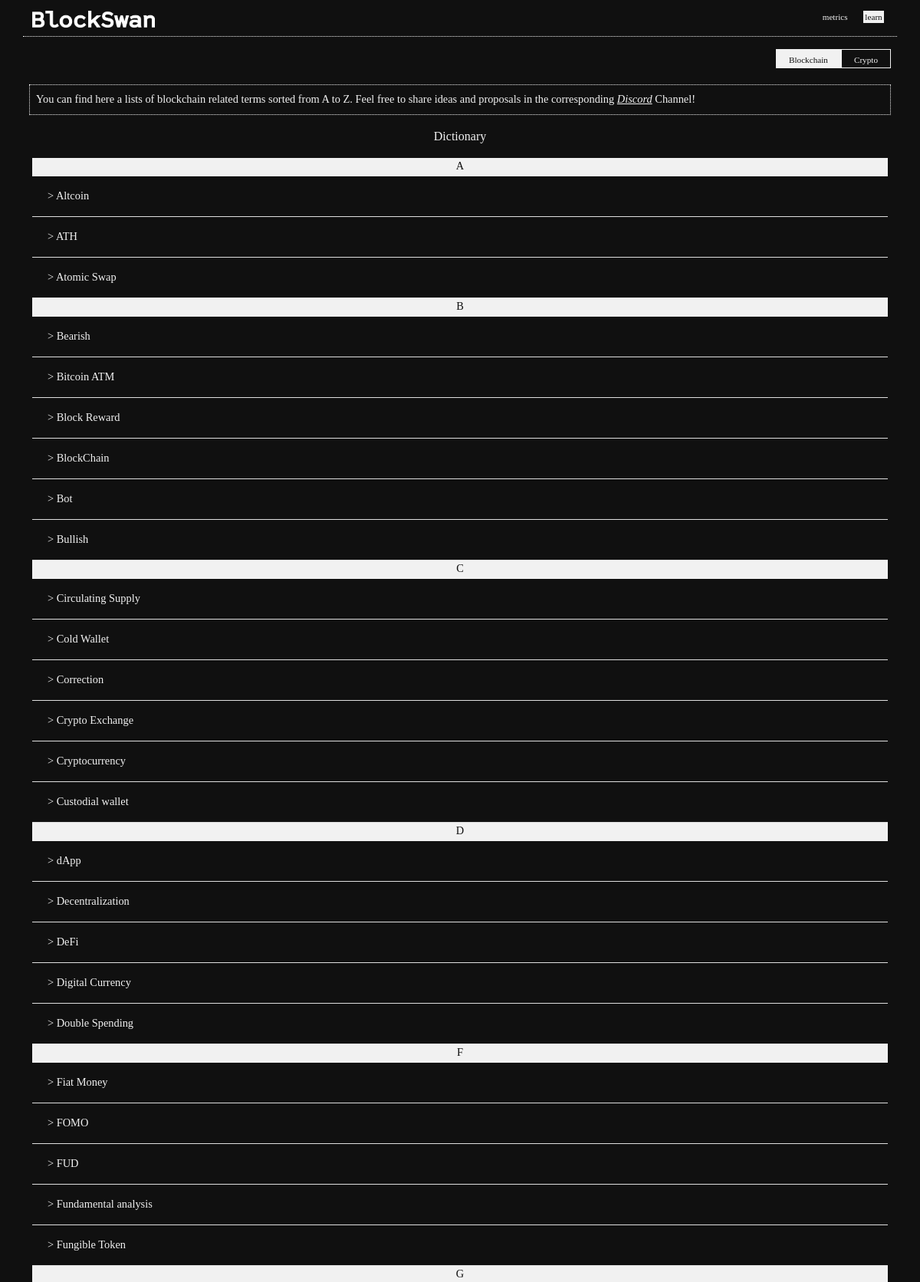
The page /learn.php (upper part) on the database its author committed.
### tables this page shows
CREATE TABLE `term` (
  `id_term` int(11) NOT NULL,
  `name` varchar(20) DEFAULT NULL,
  `description` text
);

### learn.php (the view, shortened to what this page needs)
<?php
include ("php/dbconnect.php");
?>
<!DOCTYPE html>
<html lang="en">
<head>
    <link rel="stylesheet" href="https://cdn.jsdelivr.net/npm/bootstrap-icons@1.3.0/font/bootstrap-icons.css">
    <link href="https://cdn.jsdelivr.net/npm/bootstrap@5.0.2/dist/css/bootstrap.min.css" rel="stylesheet">
    <link rel="stylesheet" href="CSS/style.css">
    <link rel="stylesheet" href="CSS/fonts.css">
    <link rel="stylesheet" href="CSS/media.css">
    <link rel="stylesheet" href="CSS/metrics/style.css">
    <link rel="stylesheet" href="CSS/learn.css">
    <link rel="stylesheet" href="//cdnjs.cloudflare.com/ajax/libs/morris.js/0.5.1/morris.css">
</head>
<body>
<?php include('php/header.php')  ?>
<div class="container">
    <div class="row text-center">
        <ul class="nav nav-tabs d-flex justify-content-end p-2" id="myTab" role="tablist">
            <li class="nav-item text-center" role="presentation">
                <button class="nav-link active" id="blockchain-tab" data-bs-toggle="tab" data-bs-target="#blockchain" type="button" role="tab" aria-controls="blockchain" aria-selected="true">Blockchain</button>
            </li>
            <li class="nav-item" role="presentation">
                <button class="nav-link" id="crypto-tab" data-bs-toggle="tab" data-bs-target="#crypto" type="button" role="tab" aria-controls="crypto" aria-selected="false">Crypto</button>
            </li>
        </ul>
    </div>
</div>
<div class="container" id="tabZone">
    <div class="row">
        <div class="tab-content" id="myTabContent">
            <div class="tab-pane fade show active" id="blockchain" role="tabpanel" aria-labelledby="blockchain-tab"><p>
            <div class="row p-2">
                        <div class="intro p-2">
                        You can find here a lists of blockchain related terms sorted from A to Z. Feel free to share ideas and proposals in the corresponding <a href="https://discord.gg/ffrzhYEn57"><i style="text-decoration:underline;">Discord</i></a> Channel!
                        </div>
                </div>
                <div class="row mb-4">
                    <div class="accordion accordion-flush" id="accordionExample">
                        <p class ='text-center pt-2' style='font-size:2vh;'> Dictionary</p>
                    <?php $requete = $db->query("SELECT * FROM term ORDER BY name ASC");
                    $letter='Z';
                     while($resultat = $requete->fetch())
                        {
                     ?>
                        <?php
                        if(strtoupper($resultat["name"][0])!=$letter){
                            $letter=strtoupper($resultat["name"][0]);
                            ?>
                            <div class="letterTitle text-center" id="<?php echo $resultat["name"][0]; ?>">  <?php echo strtoupper($resultat["name"][0]); ?> </div>
                        <?php  }   ?>
                        <div class="accordion-item">
                            <h2 class="accordion-header" id="heading<?php echo str_replace(' ', '',$resultat['name']); ?>">
                                <button class="accordion-button" type="button" data-bs-toggle="collapse" data-bs-target="#collapse<?php echo str_replace(' ', '',$resultat['name']); ?>" aria-expanded="false" aria-controls="collapse<?php echo str_replace(' ', '',$resultat['name']);?>">
                                > <?php echo $resultat['name']; ?>
                                </button>
                            </h2>
                        </div>
                    <?php } ?>
                </div>
            </div>
        </div>
    </div>
    </div>
</div>
</body>
</html>

### CSS/style.css (style rules this page uses)
:root { --primary-color: #101010; --secondary-color: rgb(241, 241, 241); }
body { overflow: hidden; background-color: var(--primary-color); }
li { list-style: none; border-bottom: 1px solid rgba(158, 158, 158, 0.075); padding-bottom: 2vh; }

### CSS/media.css (style rules this page uses)
@media (min-width:768px) { body { background-color: var(--primary-color);; } }

### CSS/metrics/style.css (style rules this page uses)
@media (min-width:768px) { p,th,td { font-size: 2vh; } }
body { overflow:auto; }

### CSS/learn.css (style rules this page uses)
@media (min-width:768px) { .intro { font-size: 1.8vh; } }
@media (min-width:768px) { .accordion, .accordion-button { font-size: 1.8vh; } }
body { overflow: auto; }
.nav { height:5vh; }
.nav-item { font-family: "Best Choice Demo"; font-size: 1.4vh; justify-content: space-between; }
.nav-link { width: 100%; color: var(--secondary-color); padding: 0.3rem 1rem; }
.nav-tabs .nav-item.show .nav-link, .nav-tabs .nav-link.active { color: var(--primary-color); background-color: var(--secondary-color); border: 0.01rem solid var(--secondary-color); }
.nav-tabs { border:none; }
li { border:none; }
.nav-tabs .nav-link { border-top-left-radius: 0rem; border-top-right-radius: 0rem; height: 90%; border: 0.01rem solid var(--secondary-color); }
.intro { border: 1px dotted var(--secondary-color); padding: 2; font-family: "Best Choice Demo"; color: var(--secondary-color); }
#tabZone { position: relative; bottom: 10px; }
.accordion, .accordion-button { color: var(--secondary-color); font-family: "Best Choice Demo"; background-color: var(--primary-color); border: none; outline: none; border:none; }
.accordion-button { background-image: none; content: '\02795'; }
.accordion-button:not(.collapsed) { content: "\2796"; color:var(--secondary-color); background-color: var(--primary-color); box-shadow: none; }
.accordion-button::after { background-image: none; content: ''; }
.accordion-button:not(.collapsed)::after { background-image: none; content:''; transform: rotate( -180deg); }
.letterTitle { background-color: var(--secondary-color); color: var(--primary-color); height: 3vh; }

### rows shown on the page
term: name "A", name "Altcoin"
term: name "ATH"
term: name "Atomic Swap"
term: name "B", name "Bearish"
term: name "Bitcoin ATM"
term: name "Block Reward"
term: name "BlockChain"
term: name "Bot"
term: name "Bullish"
term: name "C", name "Circulating Supply"
term: name "Cold Wallet"
term: name "Correction"
term: name "Crypto Exchange"
term: name "Cryptocurrency"
term: name "Custodial wallet"
term: name "D", name "dApp"
term: name "Decentralization"
term: name "DeFi"
term: name "Digital Currency"
term: name "Double Spending"
term: name "F", name "Fiat Money"
term: name "FOMO"
term: name "FUD"
term: name "Fundamental analysis"
term: name "Fungible Token"
term: name "G"
